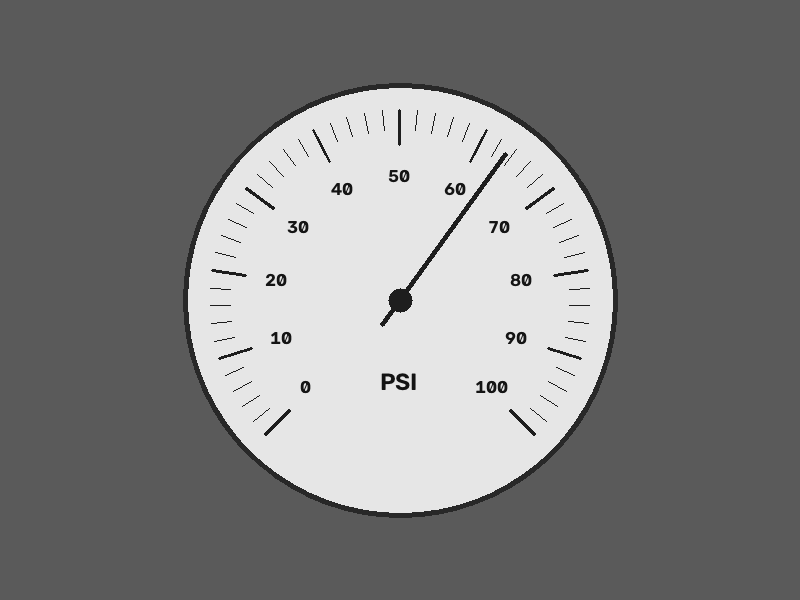
#> input picture sample_gauge.png, 800 x 600 px
$ python -i gauge_reader.py   (imports and definitions only)
#> lines starting #> are read from the running program, lines starting #| are printed output that depends on the picture; after the words box and inside, x2 and y2 are one past the last pixel; in counts of white or black regions, pixels touching at a corner belong together
#> further down, picture is the input picture: shape (600, 800, 3); min 20, max 230, mean 128.4
import cv2
import numpy as np

# -----------------------------------
# 1. Settings
# -----------------------------------

# Only search the top part of the rectified panel (gauges sit in the top half)
# 55% instead of 50% because the bottom edge of each gauge face lands right on the halfway line
SEARCH_FRACTION = 0.55

# A gauge face is a big, round, white blob
MIN_FACE_AREA = 20000  # each face is ~90,000 px at 1000 x 733, LEDs and specks are far smaller
MIN_FACE_CIRCULARITY = 0.8  # faces measure ~0.89

# Needle search ring, as a fraction of the face radius
# Inner edge skips the hub and the short counterweight tail, outer edge stops before the numbers and tick marks
NEEDLE_RING_INNER = 0.40
NEEDLE_RING_OUTER = 0.70

# Dial calibration (angles in degrees, measured counterclockwise from the +x axis with y pointing up)
ZERO_ANGLE = 225.0  # 0 psi mark, lower left
SWEEP_ANGLE = 270.0  # clockwise sweep from 0 psi to full scale
MAX_PRESSURE = 60.0  # psi at the end of the sweep

# -----------------------------------
# 2. Find the gauge faces
# -----------------------------------

def find_gauges(frame):
    """
    Find the white gauge faces in the top of the rectified panel.

    Returns:
        gauges (list of (contour, hierarchy_index, (cx, cy, r))), sorted left to right, plus the hierarchy
    """
    search_height = int(frame.shape[0] * SEARCH_FRACTION)
#> search_height = 330
    gray = cv2.cvtColor(frame[:search_height], cv2.COLOR_BGR2GRAY)
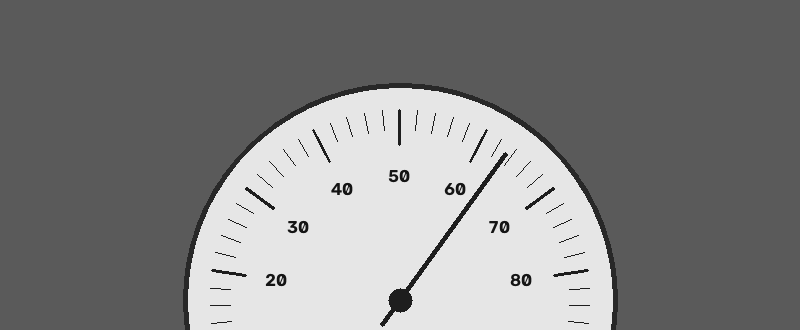
#> gray: shape (330, 800); min 20, max 230, mean 130.7
    _, binary = cv2.threshold(gray, 0, 255, cv2.THRESH_BINARY + cv2.THRESH_OTSU)  # Otsu picks the white/dark split each frame, so lighting changes are handled
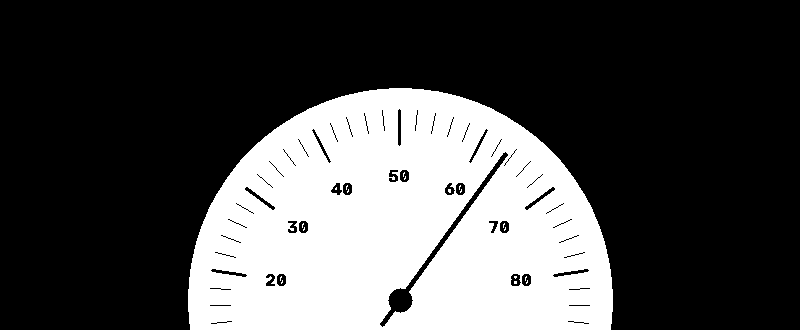
#> binary: shape (330, 800); 30.2% white; 19 white regions (18 under 20 px)

    # RETR_CCOMP gives a two-level tree: white outer shapes (faces) and the dark holes inside them (needle, text, ticks)
    contours, hierarchy = cv2.findContours(binary, cv2.RETR_CCOMP, cv2.CHAIN_APPROX_NONE)
#> contours = 273 contours, 240 with area under 20; largest, box (x1, y1, x2, y2) and area: (188, 88, 613, 330) 82808, (379, 151, 509, 328) 1502, (524, 186, 556, 211) 149, (244, 186, 276, 211) 149, (397, 108, 402, 147) 144
    if hierarchy is None:
        return [], contours, None
    hierarchy = hierarchy[0]  # shape (N, 4): [next, previous, first_child, parent]

    gauges = []
    for i, contour in enumerate(contours):
        if hierarchy[i][3] != -1:  # holes have a parent, faces do not
            continue
        area = cv2.contourArea(contour)
        if area < MIN_FACE_AREA:
            continue
        perimeter = cv2.arcLength(contour, True)
        circularity = 4 * np.pi * area / perimeter**2
        if circularity < MIN_FACE_CIRCULARITY:
            continue

        M = cv2.moments(contour)
        cx, cy = M["m10"] / M["m00"], M["m01"] / M["m00"]  # centroid of the face, close to the needle pivot
        r = np.sqrt(area / np.pi)  # radius of a circle with the same area
        gauges.append((i, (cx, cy, r)))
#> this loop made 273 passes
#> (area, perimeter, circularity) on pass 19: (82808, 1182.4, 0.744)
#> after the loop, gauges = []

    gauges.sort(key=lambda item: item[1][0])  # left to right
    return gauges, contours, hierarchy

# -----------------------------------
# 3. Find the needle inside one face
# -----------------------------------

# [118 lines left out: functions find_needle, angle_to_pressure, read_all_gauges, draw_gauges, main, not called in this run]

# [2 lines not run here, left out]

>>> import cv2
>>> picture = cv2.imread('sample_gauge.png')
>>> result = find_gauges(picture)
